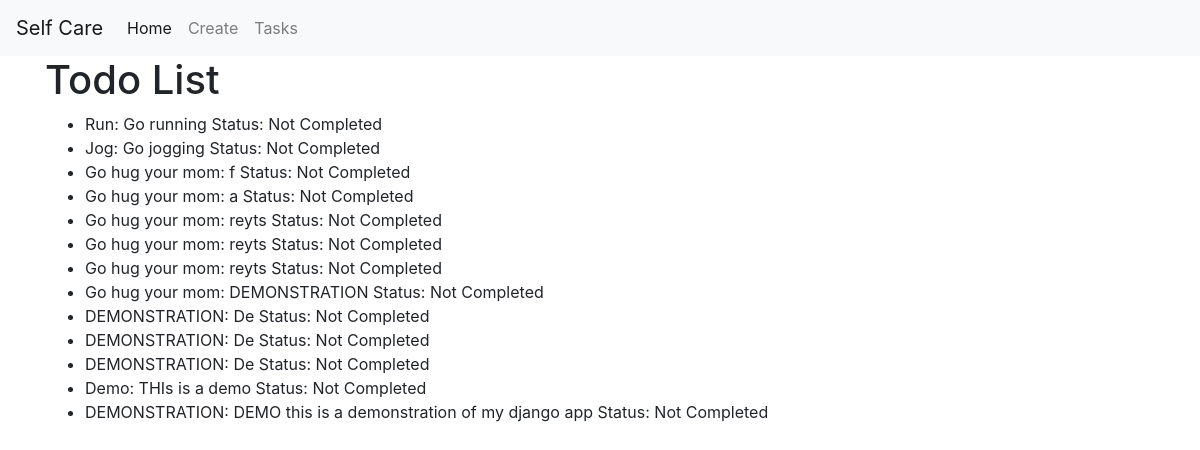
/tasks/, run on the app's committed database.
### selfcareapp/models.py (models this page shows)
class SelfCareItem(models.Model):
    title = models.CharField(max_length=200)
    description = models.CharField(max_length=1000)
    completed = models.BooleanField(default=False)

### selfcareapp/views.py (the view)
# urls.py: path("tasks/", views.taskList, name="tasks"),
def taskList(request):
    items = SelfCareItem.objects.all()
    return render(request, "task-list.html", {"tasks": items})

### selfcareapp/templates/task-list.html
{% extends "base.html" %} {% block content %}
<h1>Todo List </h1>
<ul>
    {% for task in tasks %}
    <li>
        {{task.title}}: {{task.description}} Status: {% if task.completed %} Completed {% else %} Not Completed {% endif %}
    </li>
    {% endfor %}
</ul>
{% endblock %}

### selfcareapp/templates/base.html (shortened to what this page needs)
<!DOCTYPE html>
<html lang="en">
  <head>
    <link
      rel="stylesheet"
      href="https://stackpath.bootstrapcdn.com/bootstrap/4.3.1/css/bootstrap.min.css"
      rel="stylesheet"
    />
  </head>
  <body>
    <nav class="navbar navbar-expand-lg navbar-light bg-light">
      <a class="navbar-brand" href="{% url 'home' %}">Self Care</a>
      <div class="collapse navbar-collapse" id="navbarNav">
        <ul class="navbar-nav">
          <li class="nav-item active">
            <a class="nav-link" href="{% url 'home' %}">Home</a>
          </li>
          <li class="nav-item">
            <a class="nav-link" href="{% url 'create' %}">Create</a>
          </li>
          <li class="nav-item">
            <a class="nav-link" href="{% url 'tasks' %}">Tasks</a>
          </li>
        </ul>
      </div>
    </nav>
    <div class="container">{% block content %} {% endblock %}</div>
  </body>
</html>

### data on the page
SelfCareItem: title "Run", description "Go running", completed "Not Completed"
SelfCareItem: title "Jog", description "Go jogging", completed "Not Completed"
SelfCareItem: title "Go hug your mom", description "f", completed "Not Completed"
SelfCareItem: title "Go hug your mom", description "a", completed "Not Completed"
SelfCareItem: title "Go hug your mom", description "reyts", completed "Not Completed"
SelfCareItem: title "Go hug your mom", description "reyts", completed "Not Completed"
SelfCareItem: title "Go hug your mom", description "reyts", completed "Not Completed"
SelfCareItem: title "Go hug your mom", description "DEMONSTRATION", completed "Not Completed"
SelfCareItem: title "DEMONSTRATION", description "De", completed "Not Completed"
SelfCareItem: title "DEMONSTRATION", description "De", completed "Not Completed"
SelfCareItem: title "DEMONSTRATION", description "De", completed "Not Completed"
SelfCareItem: title "Demo", description "THIs is a demo", completed "Not Completed"
SelfCareItem: title "DEMONSTRATION", description "DEMO this is a demonstration of my django app", completed "Not Completed"
